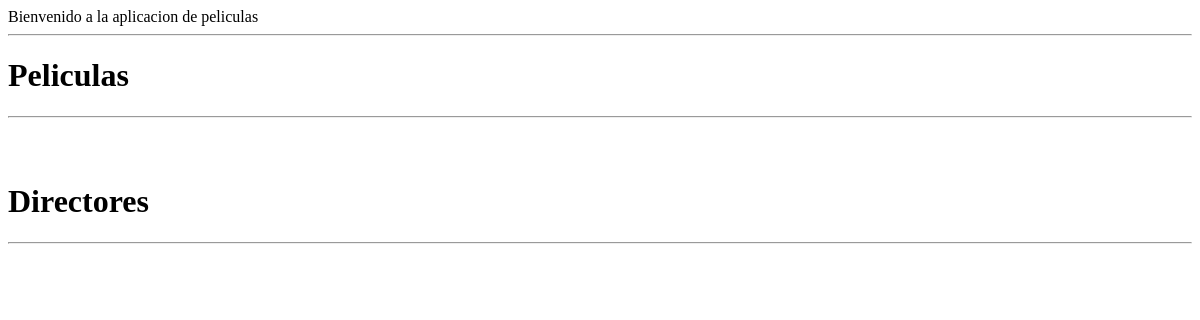
The app's page /, older data.
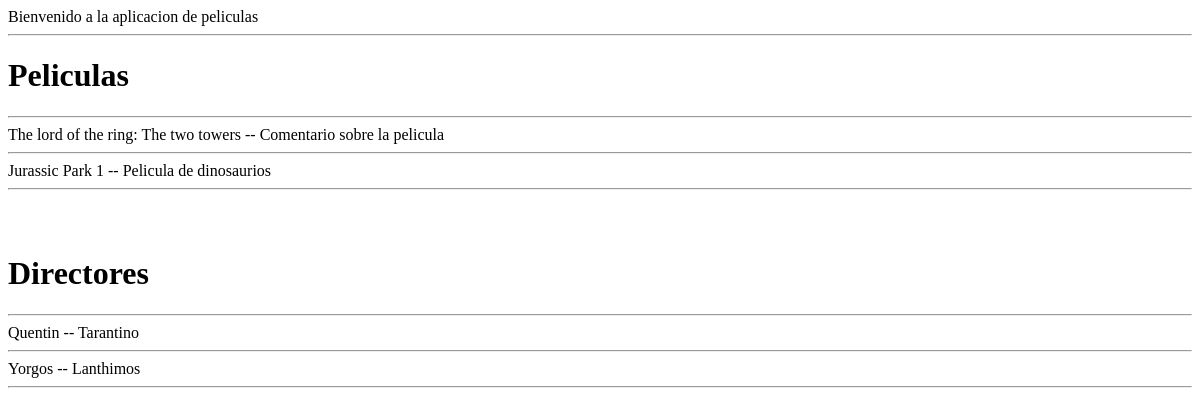
The same page, newer data.
### movie/models.py (models this page shows, shortened)
class Movie(models.Model):
    name = models.CharField(max_length=100)
    comment = models.TextField()
    imdb = models.IntegerField(default=1)
    director = models.ForeignKey(
        'Director',
        on_delete=models.CASCADE
    )
    actores = models.ManyToManyField(
        'Actor'
    )

class Director(models.Model):
    name = models.CharField(max_length=100)
    last_name = models.CharField(max_length=100)

### movie/views.py (the view)
# urls.py: 2. Add a URL to urlpatterns:  path('', views.home, name='home')
def home(request):
    movie_list = Movie.objects.all()
    directors_list = Director.objects.all()
    context = {
        "movies": movie_list,
        "directors": directors_list
    }
    return render(
        request,
        'index.html',
        context
    )

### movie/templates/index.html (shortened to what this page needs)
<!DOCTYPE html>
<html lang="en">
<head>
</head>
    <body>
        Bienvenido a la aplicacion de peliculas
        <hr>
        <h1>Peliculas</h1>
        <hr>
        {% for movie in movies %}
            {{movie.name }} -- {{movie.comment}} <hr>
        {% endfor %}
        <br><br>
        <h1>Directores</h1>
        <hr>
        {% for director in directors %}
            {{director.name}} -- {{director.last_name}} <hr>
        {% endfor %}
    </body>
</html>

Row changes from the older to the newer data that the page shows:
added Movie: name "The lord of the ring: The two towers", comment "Comentario sobre la pelicula"
added Movie: name "Jurassic Park 1", comment "Pelicula de dinosaurios"
added Director: name "Quentin", last_name "Tarantino"
added Director: name "Yorgos", last_name "Lanthimos"
